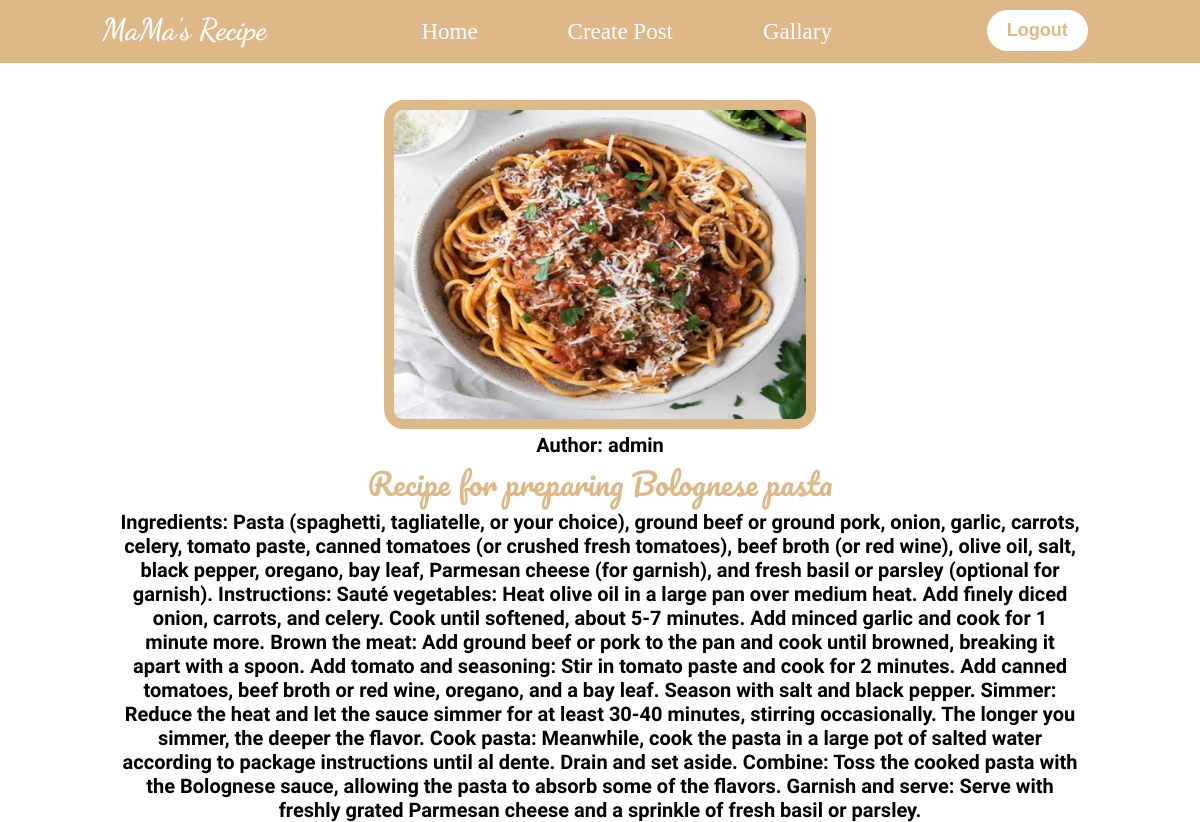
The page /post/5 (signed in) on the database its author committed.
### blog/models.py (models this page shows, shortened)
class Post(models.Model):
    author = models.ForeignKey(User, on_delete=models.CASCADE)
    title = models.CharField(max_length=250)
    body = models.TextField()
    date_created = models.DateTimeField(auto_now=True)
    image = models.ImageField(default='default.jpg', blank=True)

### blog/views.py (the view)
# urls.py: path('post/<int:pk>', views.detailed_view.as_view(), name='post'),
class detailed_view(LoginRequiredMixin,DetailView):
    model = Post
    template_name = 'post.html'
    context_object_name = 'post'

### templates/post.html
{% extends "base.html" %}
{% block content %}
<section class="Detailed-post">
    <div class="dflex">
        <div class="flex-detail">
            <div class="det-img">
                <img src={{post.image.url}} alt="" >
            </div>
            <div class="det-text">
                <p class="a">Author: {{ post.author }}</p>
                <h2 class="b">{{ post.title }}</h2>
                <p class="c">{{ post.body }}
            </div>
        </div>
    </div>
</section>
{% endblock content %}

### static/Css/style.css (style rules this page uses)
* { margin: 0; padding: 0; box-sizing: border-box; }
body { margin-top: 60px; }
.Detailed-post { margin: auto; width: 80%; }
.dflex { margin-top: 100px; }
.det-img { text-align: center; }
.det-img img { width: 100%; border: 10px solid burlywood; border-radius: 20px; }
.det-text { text-align: center; }
.a, .c { font-size: 20px; font-family: "Oregano", cursive; font-weight: 600; font-style: normal; }
.b { font-family: "Pacifico", cursive; font-weight: 300; font-size: 30px; color: rgb(222, 184, 135); }
@media screen and (min-width:1000px) { .det-img img { width: 45%; } }
@media screen and (min-width:1000px) { .a, .b, .c { margin-bottom: 0px; } }

### rows shown on the page
Post: image (picture), author "admin", title "Recipe for preparing Bolognese pasta", body "Ingredients: Pasta (spaghetti, tagliatelle, or your choice), ground beef or ground pork, onion, garlic, carrots, celery, tomato paste, canned tomatoes (or crushed fresh tomatoes), beef broth (or red wine), olive oil, salt, black pepper, oregano, bay leaf, Parmesan cheese (for garnish), and fresh basil or parsley (optional for garnish). Instructions: Sauté vegetables: Heat olive oil in a large pan over medium heat. Add finely diced onion, carrots, and celery. Cook until softened, about 5-7 minutes. Add minced garlic and cook for 1 minute more. Brown the meat: Add ground beef or pork to the pan and cook until browned, breaking it apart with a spoon. Add tomato and seasoning: Stir in tomato…"
